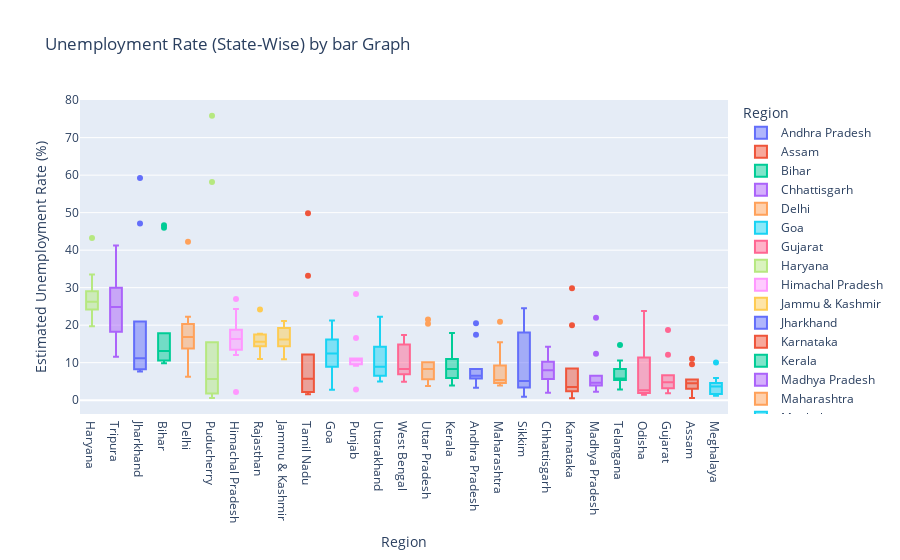

Notebook source saved alongside this figure:
### Code cell
fg=px.box(df,x="Region",y=" Estimated Unemployment Rate (%)",color="Region",title="Unemployment Rate (State-Wise) by bar Graph",template="plotly")
fg.update_layout(xaxis={"categoryorder":"total descending"})
fg.show()

### Figure 1 — Plotly figure (JSON) as saved in the notebook; plotly's stock layout.template omitted (floating-point values rounded to 4 significant figures)
{"data": [{"alignmentgroup": "True", "hovertemplate": "Region=%{x}<br> Estimated Unemployment Rate (%)=%{y}<extra></extra>", "legendgroup": "Andhra Pradesh", "marker": {"color": "#636efa"}, "name": "Andhra Pradesh", "notched": false, "offsetgroup": "Andhra Pradesh", "orientation": "v", "showlegend": true, "type": "box", "x": ["Andhra Pradesh", "Andhra Pradesh", "Andhra Pradesh", "Andhra Pradesh", "Andhra Pradesh", "Andhra Pradesh", "Andhra Pradesh", "Andhra Pradesh", "Andhra Pradesh", "Andhra Pradesh"], "x0": " ", "xaxis": "x", "y": [5.48, 5.83, 5.79, 20.51, 17.43, 3.31, 8.34, 6.96, 6.4, 6.59], "y0": " ", "yaxis": "y"}, {"alignmentgroup": "True", "hovertemplate": "Region=%{x}<br> Estimated Unemployment Rate (%)=%{y}<extra></extra>", "legendgroup": "Assam", "marker": {"color": "#EF553B"}, "name": "Assam", "notched": false, "offsetgroup": "Assam", "orientation": "v", "showlegend": true, "type": "box", "x": ["Assam", "Assam", "Assam", "Assam", "Assam", "Assam", "Assam", "Assam", "Assam", "Assam"], "x0": " ", "xaxis": "x", "y": [4.66, 4.41, 4.77, 11.06, 9.55, 0.6, 3.77, 5.53, 1.19, 3.02], "y0": " ", "yaxis": "y"}, {"alignmentgroup": "True", "hovertemplate": "Region=%{x}<br> Estimated Unemployment Rate (%)=%{y}<extra></extra>", "legendgroup": "Bihar", "marker": {"color": "#00cc96"}, "name": "Bihar", "notched": false, "offsetgroup": "Bihar", "orientation": "v", "showlegend": true, "type": "box", "x": ["Bihar", "Bihar", "Bihar", "Bihar", "Bihar", "Bihar", "Bihar", "Bihar", "Bihar", "Bihar"], "x0": " ", "xaxis": "x", "y": [10.61, 10.29, 15.43, 46.64, 45.96, 17.82, 12.79, 13.44, 11.91, 9.82], "y0": " ", "yaxis": "y"}, {"alignmentgroup": "True", "hovertemplate": "Region=%{x}<br> Estimated Unemployment Rate (%)=%{y}<extra></extra>", "legendgroup": "Chhattisgarh", "marker": {"color": "#ab63fa"}, "name": "Chhattisgarh", "notched": false, "offsetgroup": "Chhattisgarh", "orientation": "v", "showlegend": true, "type": "box", "x": ["Chhattisgarh", "Chhattisgarh", "Chhattisgarh", "Chhattisgarh", "Chhattisgarh", "Chhattisgarh", "Chhattisgarh", "Chhattisgarh", "Chhattisgarh", "Chhattisgarh"], "x0": " ", "xaxis": "x", "y": [9.65, 8.38, 7.54, 3.41, 10.5, 14.23, 10.27, 5.63, 1.96, 6.62], "y0": " ", "yaxis": "y"}, {"alignmentgroup": "True", "hovertemplate": "Region=%{x}<br> Estimated Unemployment Rate (%)=%{y}<extra></extra>", "legendgroup": "Delhi", "marker": {"color": "#FFA15A"}, "name": "Delhi", "notched": false, "offsetgroup": "Delhi", "orientation": "v", "showlegend": true, "type": "box", "x": ["Delhi", "Delhi", "Delhi", "Delhi", "Delhi", "Delhi", "Delhi", "Delhi", "Delhi", "Delhi"], "x0": " ", "xaxis": "x", "y": [22.23, 14.84, 17.04, 16.68, 42.27, 18.19, 20.3, 13.79, 12.53, 6.27], "y0": " ", "yaxis": "y"}, {"alignmentgroup": "True", "hovertemplate": "Region=%{x}<br> Estimated Unemployment Rate (%)=%{y}<extra></extra>", "legendgroup": "Goa", "marker": {"color": "#19d3f3"}, "name": "Goa", "notched": false, "offsetgroup": "Goa", "orientation": "v", "showlegend": true, "type": "box", "x": ["Goa", "Goa", "Goa", "Goa", "Goa", "Goa", "Goa", "Goa", "Goa", "Goa"], "x0": " ", "xaxis": "x", "y": [8.89, 2.81, 5.25, 13.31, 21.25, 9.96, 17.07, 16.21, 15.38, 11.54], "y0": " ", "yaxis": "y"}, {"alignmentgroup": "True", "hovertemplate": "Region=%{x}<br> Estimated Unemployment Rate (%)=%{y}<extra></extra>", "legendgroup": "Gujarat", "marker": {"color": "#FF6692"}, "name": "Gujarat", "notched": false, "offsetgroup": "Gujarat", "orientation": "v", "showlegend": true, "type": "box", "x": ["Gujarat", "Gujarat", "Gujarat", "Gujarat", "Gujarat", "Gujarat", "Gujarat", "Gujarat", "Gujarat", "Gujarat"], "x0": " ", "xaxis": "x", "y": [5.54, 6.38, 6.66, 18.71, 12.11, 3.2, 1.84, 1.87, 3.42, 4.03], "y0": " ", "yaxis": "y"}, {"alignmentgroup": "True", "hovertemplate": "Region=%{x}<br> Estimated Unemployment Rate (%)=%{y}<extra></extra>", "legendgroup": "Haryana", "marker": {"color": "#B6E880"}, "name": "Haryana", "notched": false, "offsetgroup": "Haryana", "orientation": "v", "showlegend": true, "type": "box", "x": ["Haryana", "Haryana", "Haryana", "Haryana", "Haryana", "Haryana", "Haryana", "Haryana", "Haryana", "Haryana"], "x0": " ", "xaxis": "x", "y": [20.34, 25.77, 25.05, 43.22, 29.02, 26.7, 24.18, 33.5, 19.68, 27.31], "y0": " ", "yaxis": "y"}, {"alignmentgroup": "True", "hovertemplate": "Region=%{x}<br> Estimated Unemployment Rate (%)=%{y}<extra></extra>", "legendgroup": "Himachal Pradesh", "marker": {"color": "#FF97FF"}, "name": "Himachal Pradesh", "notched": false, "offsetgroup": "Himachal Pradesh", "orientation": "v", "showlegend": true, "type": "box", "x": ["Himachal Pradesh", "Himachal Pradesh", "Himachal Pradesh", "Himachal Pradesh", "Himachal Pradesh", "Himachal Pradesh", "Himachal Pradesh", "Himachal Pradesh", "Himachal Pradesh", "Himachal Pradesh"], "x0": " ", "xaxis": "x", "y": [16.83, 16.84, 18.76, 2.2, 26.95, 13.47, 24.31, 15.79, 12.04, 13.46], "y0": " ", "yaxis": "y"}, {"alignmentgroup": "True", "hovertemplate": "Region=%{x}<br> Estimated Unemployment Rate (%)=%{y}<extra></extra>", "legendgroup": "Jammu & Kashmir", "marker": {"color": "#FECB52"}, "name": "Jammu & Kashmir", "notched": false, "offsetgroup": "Jammu & Kashmir", "orientation": "v", "showlegend": true, "type": "box", "x": ["Jammu & Kashmir", "Jammu & Kashmir", "Jammu & Kashmir", "Jammu & Kashmir", "Jammu & Kashmir", "Jammu & Kashmir", "Jammu & Kashmir", "Jammu & Kashmir", "Jammu & Kashmir"], "x0": " ", "xaxis": "x", "y": [21.08, 20.78, 15.5, 18.74, 17.92, 10.88, 11.09, 16.17, 16.14], "y0": " ", "yaxis": "y"}, {"alignmentgroup": "True", "hovertemplate": "Region=%{x}<br> Estimated Unemployment Rate (%)=%{y}<extra></extra>", "legendgroup": "Jharkhand", "marker": {"color": "#636efa"}, "name": "Jharkhand", "notched": false, "offsetgroup": "Jharkhand", "orientation": "v", "showlegend": true, "type": "box", "x": ["Jharkhand", "Jharkhand", "Jharkhand", "Jharkhand", "Jharkhand", "Jharkhand", "Jharkhand", "Jharkhand", "Jharkhand", "Jharkhand"], "x0": " ", "xaxis": "x", "y": [10.61, 11.85, 8.23, 47.09, 59.23, 20.95, 7.63, 9.76, 8.24, 11.8], "y0": " ", "yaxis": "y"}, {"alignmentgroup": "True", "hovertemplate": "Region=%{x}<br> Estimated Unemployment Rate (%)=%{y}<extra></extra>", "legendgroup": "Karnataka", "marker": {"color": "#EF553B"}, "name": "Karnataka", "notched": false, "offsetgroup": "Karnataka", "orientation": "v", "showlegend": true, "type": "box", "x": ["Karnataka", "Karnataka", "Karnataka", "Karnataka", "Karnataka", "Karnataka", "Karnataka", "Karnataka", "Karnataka", "Karnataka"], "x0": " ", "xaxis": "x", "y": [2.86, 3.61, 3.46, 29.84, 19.97, 8.44, 4.01, 0.5, 2.41, 1.58], "y0": " ", "yaxis": "y"}, {"alignmentgroup": "True", "hovertemplate": "Region=%{x}<br> Estimated Unemployment Rate (%)=%{y}<extra></extra>", "legendgroup": "Kerala", "marker": {"color": "#00cc96"}, "name": "Kerala", "notched": false, "offsetgroup": "Kerala", "orientation": "v", "showlegend": true, "type": "box", "x": ["Kerala", "Kerala", "Kerala", "Kerala", "Kerala", "Kerala", "Kerala", "Kerala", "Kerala", "Kerala"], "x0": " ", "xaxis": "x", "y": [5.31, 7.6, 8.99, 16.99, 17.88, 9.71, 7.09, 10.98, 5.91, 3.88], "y0": " ", "yaxis": "y"}, {"alignmentgroup": "True", "hovertemplate": "Region=%{x}<br> Estimated Unemployment Rate (%)=%{y}<extra></extra>", "legendgroup": "Madhya Pradesh", "marker": {"color": "#ab63fa"}, "name": "Madhya Pradesh", "notched": false, "offsetgroup": "Madhya Pradesh", "orientation": "v", "showlegend": true, "type": "box", "x": ["Madhya Pradesh", "Madhya Pradesh", "Madhya Pradesh", "Madhya Pradesh", "Madhya Pradesh", "Madhya Pradesh", "Madhya Pradesh", "Madhya Pradesh", "Madhya Pradesh", "Madhya Pradesh"], "x0": " ", "xaxis": "x", "y": [4.11, 4.57, 2.22, 12.36, 21.98, 6.48, 5.08, 4.7, 3.91, 3.13], "y0": " ", "yaxis": "y"}, {"alignmentgroup": "True", "hovertemplate": "Region=%{x}<br> Estimated Unemployment Rate (%)=%{y}<extra></extra>", "legendgroup": "Maharashtra", "marker": {"color": "#FFA15A"}, "name": "Maharashtra", "notched": false, "offsetgroup": "Maharashtra", "orientation": "v", "showlegend": true, "type": "box", "x": ["Maharashtra", "Maharashtra", "Maharashtra", "Maharashtra", "Maharashtra", "Maharashtra", "Maharashtra", "Maharashtra", "Maharashtra", "Maharashtra"], "x0": " ", "xaxis": "x", "y": [4.95, 4.69, 5.79, 20.9, 15.46, 9.23, 3.89, 6.23, 4.55, 4.1], "y0": " ", "yaxis": "y"}, {"alignmentgroup": "True", "hovertemplate": "Region=%{x}<br> Estimated Unemployment Rate (%)=%{y}<extra></extra>", "legendgroup": "Meghalaya", "marker": {"color": "#19d3f3"}, "name": "Meghalaya", "notched": false, "offsetgroup": "Meghalaya", "orientation": "v", "showlegend": true, "type": "box", "x": ["Meghalaya", "Meghalaya", "Meghalaya", "Meghalaya", "Meghalaya", "Meghalaya", "Meghalaya", "Meghalaya", "Meghalaya", "Meghalaya"], "x0": " ", "xaxis": "x", "y": [1.66, 3.59, 1.58, 10.03, 5.92, 1.15, 2.1, 3.74, 4.29, 4.6], "y0": " ", "yaxis": "y"}, {"alignmentgroup": "True", "hovertemplate": "Region=%{x}<br> Estimated Unemployment Rate (%)=%{y}<extra></extra>", "legendgroup": "Odisha", "marker": {"color": "#FF6692"}, "name": "Odisha", "notched": false, "offsetgroup": "Odisha", "orientation": "v", "showlegend": true, "type": "box", "x": ["Odisha", "Odisha", "Odisha", "Odisha", "Odisha", "Odisha", "Odisha", "Odisha", "Odisha", "Odisha"], "x0": " ", "xaxis": "x", "y": [1.9, 3.12, 13.08, 23.76, 11.41, 3.77, 1.88, 1.42, 2.1, 2.18], "y0": " ", "yaxis": "y"}, {"alignmentgroup": "True", "hovertemplate": "Region=%{x}<br> Estimated Unemployment Rate (%)=%{y}<extra></extra>", "legendgroup": "Puducherry", "marker": {"color": "#B6E880"}, "name": "Puducherry", "notched": false, "offsetgroup": "Puducherry", "orientation": "v", "showlegend": true, "type": "box", "x": ["Puducherry", "Puducherry", "Puducherry", "Puducherry", "Puducherry", "Puducherry", "Puducherry", "Puducherry", "Puducherry", "Puducherry"], "x0": " ", "xaxis": "x", "y": [0.58, 1.76, 1.2, 75.85, 58.19, 4.24, 15.47, 5.05, 10.9, 6.18], "y0": " ", "yaxis": "y"}, {"alignmentgroup": "True", "hovertemplate": "Region=%{x}<br> Estimated Unemployment Rate (%)=%{y}<extra></extra>", "legendgroup": "Punjab", "marker": {"color": "#FF97FF"}, "name": "Punjab", "notched": false, "offsetgroup": "Punjab", "orientation": "v", "showlegend": true, "type": "box", "x": ["Punjab", "Punjab", "Punjab", "Punjab", "Punjab", "Punjab", "Punjab", "Punjab", "Punjab", "Punjab"], "x0": " ", "xaxis": "x", "y": [11.11, 10.97, 10.32, 2.86, 28.33, 16.55, 9.19, 10.99, 9.61, 9.88], "y0": " ", "yaxis": "y"}, {"alignmentgroup": "True", "hovertemplate": "Region=%{x}<br> Estimated Unemployment Rate (%)=%{y}<extra></extra>", "legendgroup": "Rajasthan", "marker": {"color": "#FECB52"}, "name": "Rajasthan", "notched": false, "offsetgroup": "Rajasthan", "orientation": "v", "showlegend": true, "type": "box", "x": ["Rajasthan", "Rajasthan", "Rajasthan", "Rajasthan", "Rajasthan", "Rajasthan", "Rajasthan", "Rajasthan", "Rajasthan", "Rajasthan"], "x0": " ", "xaxis": "x", "y": [10.97, 15.16, 11.9, 17.7, 15.74, 14.39, 15.81, 17.51, 15.35, 24.15], "y0": " ", "yaxis": "y"}, {"alignmentgroup": "True", "hovertemplate": "Region=%{x}<br> Estimated Unemployment Rate (%)=%{y}<extra></extra>", "legendgroup": "Sikkim", "marker": {"color": "#636efa"}, "name": "Sikkim", "notched": false, "offsetgroup": "Sikkim", "orientation": "v", "showlegend": true, "type": "box", "x": ["Sikkim", "Sikkim", "Sikkim", "Sikkim", "Sikkim", "Sikkim", "Sikkim", "Sikkim"], "x0": " ", "xaxis": "x", "y": [23.57, 2.28, 24.51, 4.46, 4.45, 12.49, 5.7, 0.88], "y0": " ", "yaxis": "y"}, {"alignmentgroup": "True", "hovertemplate": "Region=%{x}<br> Estimated Unemployment Rate (%)=%{y}<extra></extra>", "legendgroup": "Tamil Nadu", "marker": {"color": "#EF553B"}, "name": "Tamil Nadu", "notched": false, "offsetgroup": "Tamil Nadu", "orientation": "v", "showlegend": true, "type": "box", "x": ["Tamil Nadu", "Tamil Nadu", "Tamil Nadu", "Tamil Nadu", "Tamil Nadu", "Tamil Nadu", "Tamil Nadu", "Tamil Nadu", "Tamil Nadu", "Tamil Nadu"], "x0": " ", "xaxis": "x", "y": [1.57, 2.09, 6.4, 49.83, 33.16, 12.2, 6.81, 2.65, 5, 2.16], "y0": " ", "yaxis": "y"}, {"alignmentgroup": "True", "hovertemplate": "Region=%{x}<br> Estimated Unemployment Rate (%)=%{y}<extra></extra>", "legendgroup": "Telangana", "marker": {"color": "#00cc96"}, "name": "Telangana", "notched": false, "offsetgroup": "Telangana", "orientation": "v", "showlegend": true, "type": "box", "x": ["Telangana", "Telangana", "Telangana", "Telangana", "Telangana", "Telangana", "Telangana", "Telangana", "Telangana", "Telangana"], "x0": " ", "xaxis": "x", "y": [5.49, 8.29, 5.77, 6.25, 14.7, 10.55, 5.36, 5.79, 3.27, 2.86], "y0": " ", "yaxis": "y"}, {"alignmentgroup": "True", "hovertemplate": "Region=%{x}<br> Estimated Unemployment Rate (%)=%{y}<extra></extra>", "legendgroup": "Tripura", "marker": {"color": "#ab63fa"}, "name": "Tripura", "notched": false, "offsetgroup": "Tripura", "orientation": "v", "showlegend": true, "type": "box", "x": ["Tripura", "Tripura", "Tripura", "Tripura", "Tripura", "Tripura", "Tripura", "Tripura", "Tripura", "Tripura"], "x0": " ", "xaxis": "x", "y": [32.67, 28.4, 29.95, 41.23, 21.51, 21.71, 18.24, 27.92, 17.35, 11.57], "y0": " ", "yaxis": "y"}, {"alignmentgroup": "True", "hovertemplate": "Region=%{x}<br> Estimated Unemployment Rate (%)=%{y}<extra></extra>", "legendgroup": "Uttar Pradesh", "marker": {"color": "#FFA15A"}, "name": "Uttar Pradesh", "notched": false, "offsetgroup": "Uttar Pradesh", "orientation": "v", "showlegend": true, "type": "box", "x": ["Uttar Pradesh", "Uttar Pradesh", "Uttar Pradesh", "Uttar Pradesh", "Uttar Pradesh", "Uttar Pradesh", "Uttar Pradesh", "Uttar Pradesh", "Uttar Pradesh", "Uttar Pradesh"], "x0": " ", "xaxis": "x", "y": [7.58, 8.98, 10.11, 21.54, 20.41, 9.47, 5.56, 5.79, 4.18, 3.75], "y0": " ", "yaxis": "y"}, {"alignmentgroup": "True", "hovertemplate": "Region=%{x}<br> Estimated Unemployment Rate (%)=%{y}<extra></extra>", "legendgroup": "Uttarakhand", "marker": {"color": "#19d3f3"}, "name": "Uttarakhand", "notched": false, "offsetgroup": "Uttarakhand", "orientation": "v", "showlegend": true, "type": "box", "x": ["Uttarakhand", "Uttarakhand", "Uttarakhand", "Uttarakhand", "Uttarakhand", "Uttarakhand", "Uttarakhand", "Uttarakhand", "Uttarakhand", "Uttarakhand"], "x0": " ", "xaxis": "x", "y": [5.49, 4.99, 19.85, 6.48, 8.01, 8.61, 12.38, 14.26, 22.26, 9.23], "y0": " ", "yaxis": "y"}, {"alignmentgroup": "True", "hovertemplate": "Region=%{x}<br> Estimated Unemployment Rate (%)=%{y}<extra></extra>", "legendgroup": "West Bengal", "marker": {"color": "#FF6692"}, "name": "West Bengal", "notched": false, "offsetgroup": "West Bengal", "orientation": "v", "showlegend": true, "type": "box", "x": ["West Bengal", "West Bengal", "West Bengal", "West Bengal", "West Bengal", "West Bengal", "West Bengal", "West Bengal", "West Bengal", "West Bengal"], "x0": " ", "xaxis": "x", "y": [6.94, 4.92, 6.92, 17.41, 17.41, 7.29, 6.83, 14.87, 9.35, 9.98], "y0": " ", "yaxis": "y"}], "layout": {"boxmode": "overlay", "legend": {"title": {"text": "Region"}, "tracegroupgap": 0}, "title": {"text": "Unemployment Rate (State-Wise) by bar Graph"}, "xaxis": {"anchor": "y", "categoryarray": ["Andhra Pradesh", "Assam", "Bihar", "Chhattisgarh", "Delhi", "Goa", "Gujarat", "Haryana", "Himachal Pradesh", "Jammu & Kashmir", "Jharkhand", "Karnataka", "Kerala", "Madhya Pradesh", "Maharashtra", "Meghalaya", "Odisha", "Puducherry", "Punjab", "Rajasthan", "Sikkim", "Tamil Nadu", "Telangana", "Tripura", "Uttar Pradesh", "Uttarakhand", "West Bengal"], "categoryorder": "total descending", "domain": [0, 1], "title": {"text": "Region"}}, "yaxis": {"anchor": "x", "domain": [0, 1], "title": {"text": " Estimated Unemployment Rate (%)"}}}}
